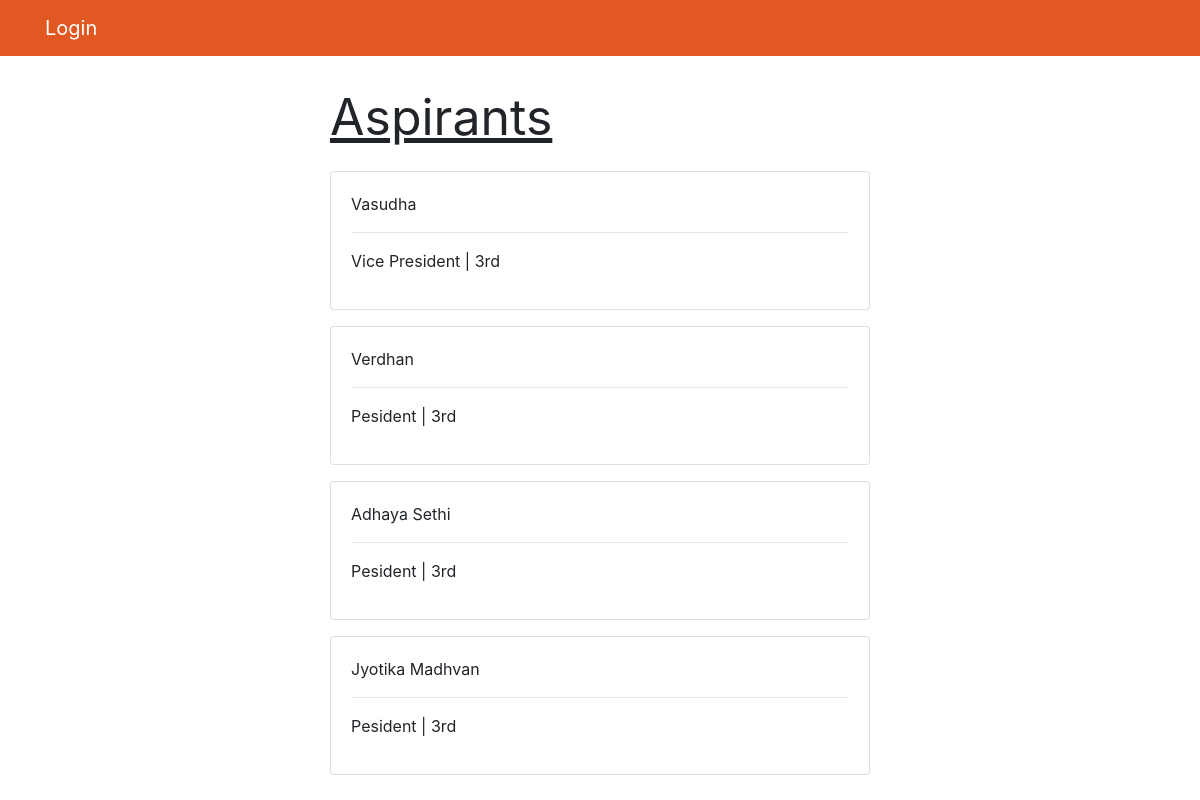
Screenshot of /apply/userinfo with the database file from the repository.
### apply/models.py (models this page shows, shortened)
class applicant(models.Model):
	candidate_name=models.CharField(max_length=200)
	year =models.CharField(max_length=200)
	post=models.CharField(max_length=200)

### apply/views.py (the view)
# urls.py: path('userinfo',userinfo)
def userinfo(request):
	return render(request,'apply/aspirantinfo.html',{"applicants":applicant.objects.all(),"user":request.user,"name":request.user})

### templates/apply/aspirantinfo.html
{% extends 'base1.html' %}
{% block content %}
<p style="font-size: 50px; float: center; "><u>Aspirants</u></p>
			{% for i in applicants %}
			<div class="card mb-3">
              <div class="card-body">
                  <p>{{i.candidate_name|capfirst }} </p> <hr>
                  <p>{{i.post|capfirst}}      |   {{i.year}} </p>
            </div>
        </div>
             {% endfor %}
{% endblock content %}

### rows the page displays
applicant: candidate_name "Vasudha", post "Vice President", year "3rd"
applicant: candidate_name "Verdhan", post "Pesident", year "3rd"
applicant: candidate_name "Adhaya Sethi", post "Pesident", year "3rd"
applicant: candidate_name "Jyotika Madhvan", post "Pesident", year "3rd"
